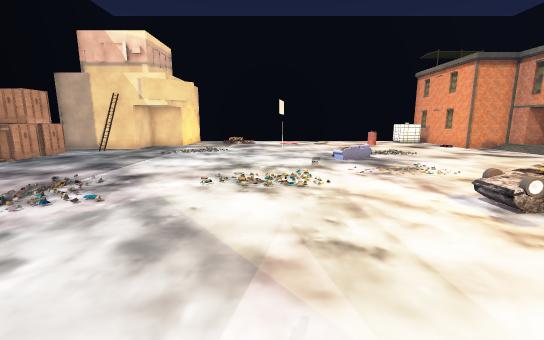
View 1 (above)

23 first-person views from a walk through a scene from a Unity 3-D project. The camera is 1.5 m above the floor, tilts 10° down and sees 90° across. The floor is counted in squares, 1 m on a side. Each view is taken from the middle of a square. On the plan, view 1 faces up. The plan holds only what a view shows up to about 14 squares ahead; the rest is blank. The place goes on beyond the plan. The player character is not drawn. Some surface patterns are stand-ins.

View 2
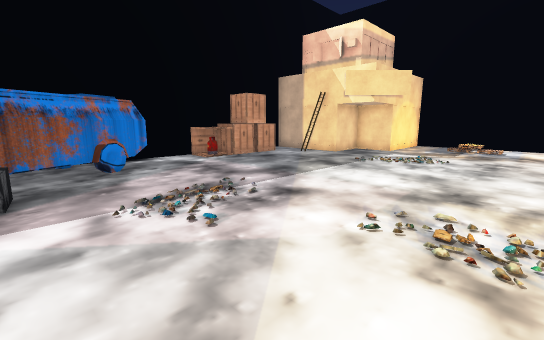

View 3
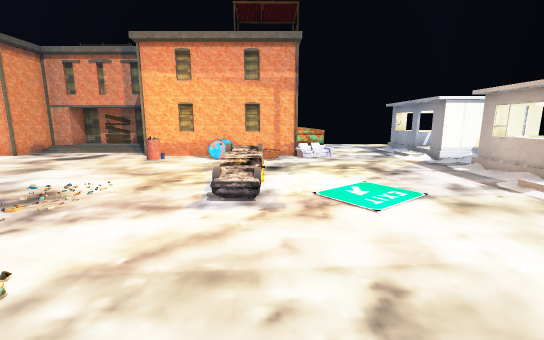

View 4
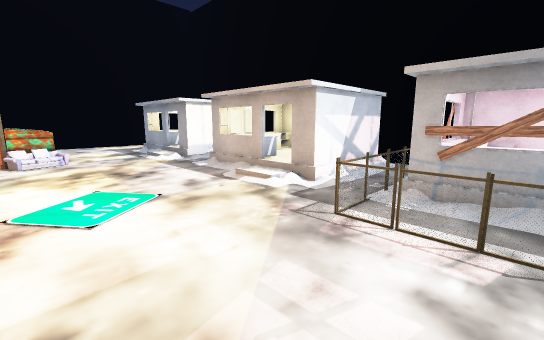

View 5
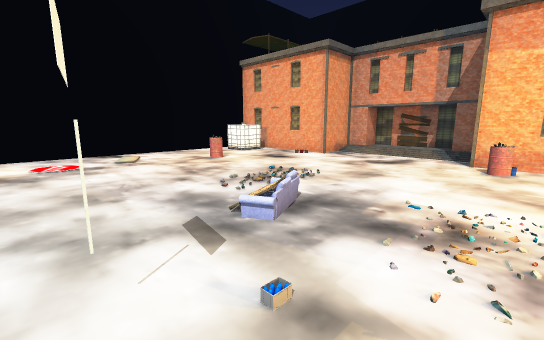

View 6
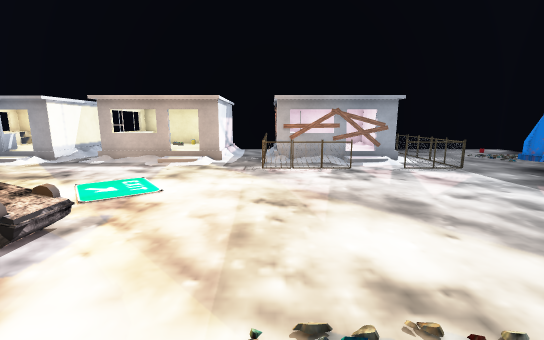

View 7
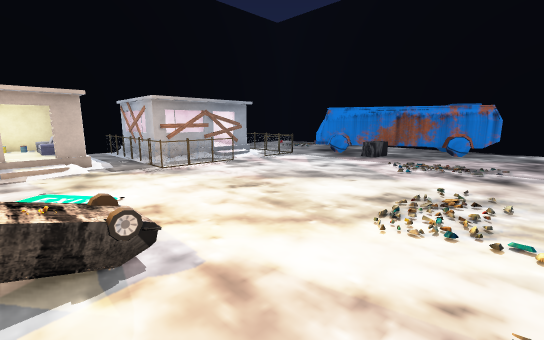

View 8
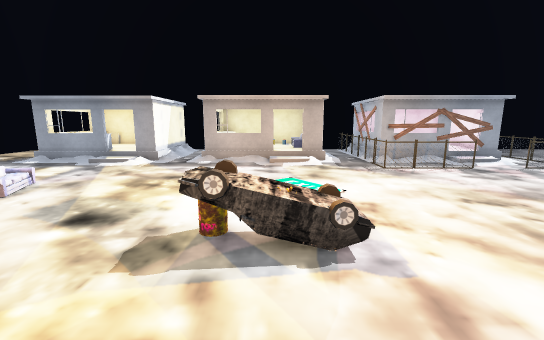

View 9
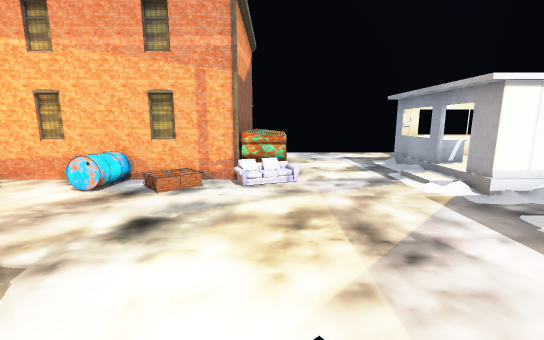

View 10
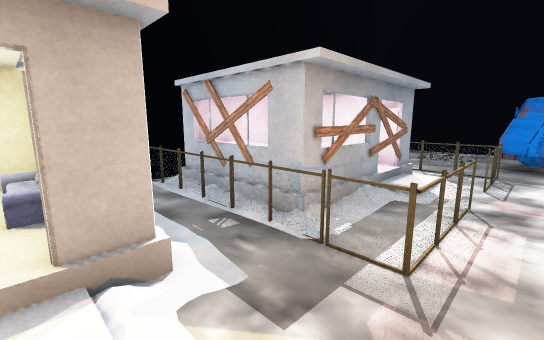

View 11
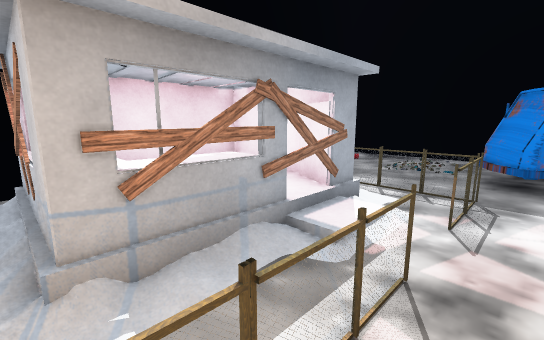

View 12
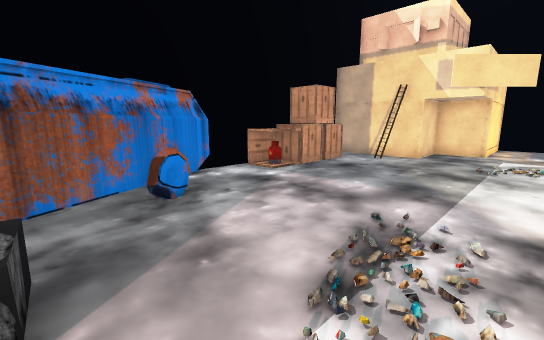

View 13
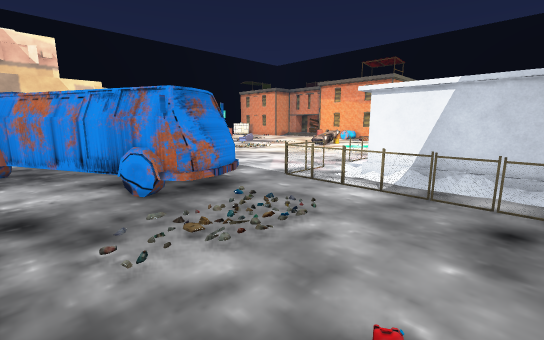

View 14
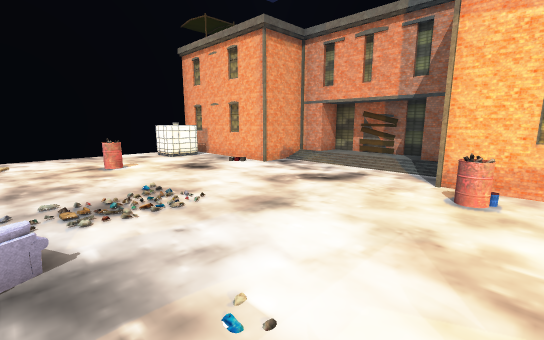

View 15
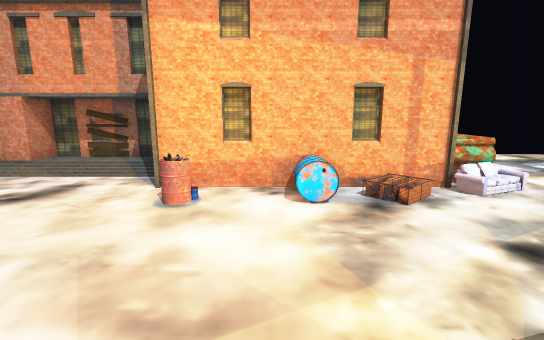

View 16
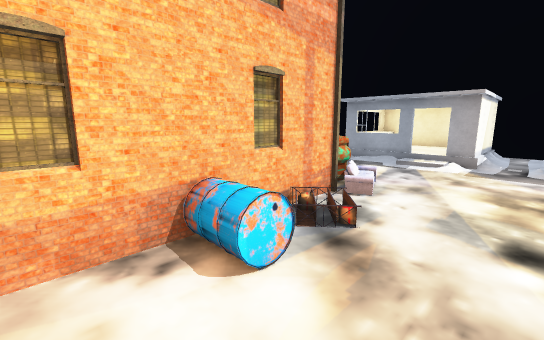

View 17
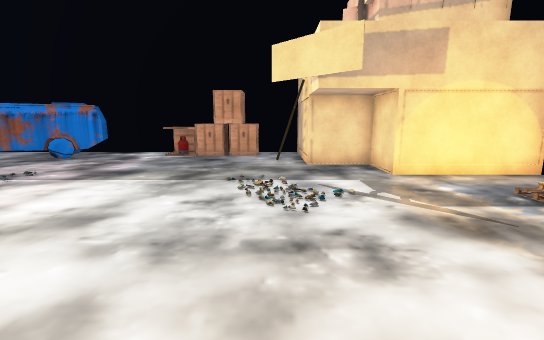

View 18
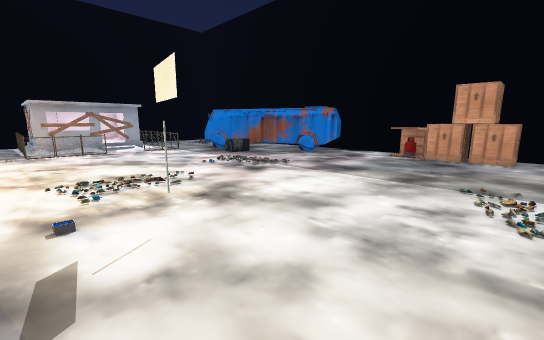

View 19
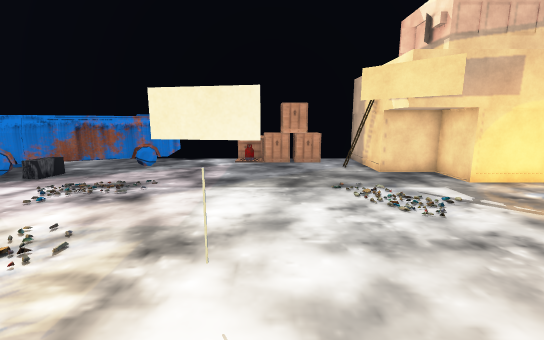

View 20
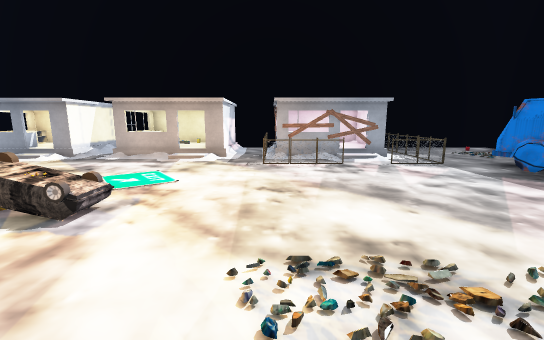

View 21
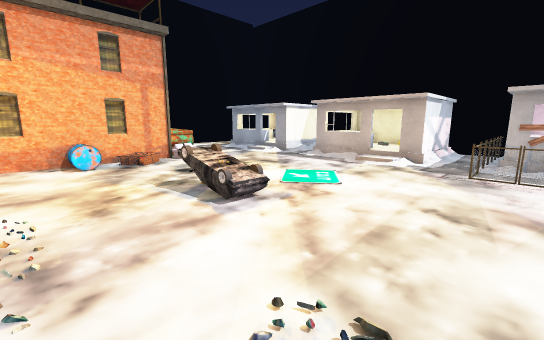

View 22
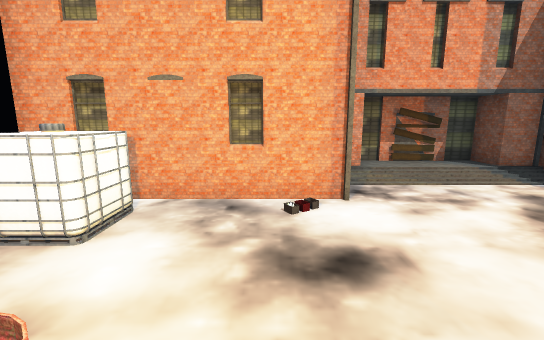

View 23
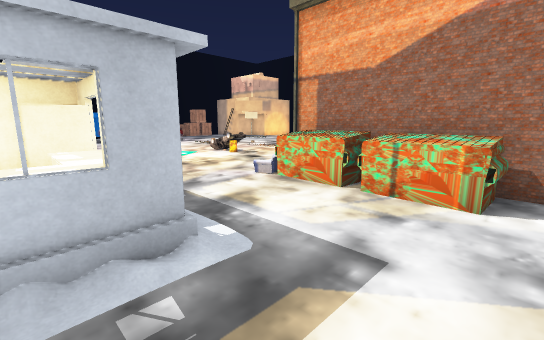

### Floor plan
Key: @ floor where view 1 was taken; # wall or solid block; . floor; / step, stairs or slope; B building; C crate; S signpost; A car; U bus; M dumpster; R barrel; F fence; P plank; E sofa; L ladder; N container; O other object.
Columns run from 12 left of view 1 to 18 right of it. Each row starts with its distance up from view 1.
 22       #       #    #  ##
 21       #..  ..........NNB
 20       #..  ..........NN
 19      ##..//...........NB
 18     ##B...........RR...B
 17     #..................B
 16     #..................BBB
 15 ###L#....................
 14 # .L.....................  B
 13 #CC...................... BB
 12 #CC............//........ BB
 11 #CC............//........ BB
 10 #CC.........S..........BBB
  9 #C....................RB
  8  ......................B
  7  .U....................B
  6  UU...................RR
  5  UUU............OOA....B
  4  UUU...................B
  3  .UUUMM................BMMMMMB#
  2  .U UMM................OMMMMM.
  1  .UUUU........................
  0  ..UUU......@.................
 -1 #..UUU.FF/.FFF................
 -2 #......F. P..F..  ./../ /.....
 -3 #......FOPOPPF.OOOOO//O OOO...
 -4 #......#O  OOFPEE OO//O OOO...#
 -5 #......FO   OPFEE  O//O  OO  .#
 -6 #......FOOOOOF.OOOOO//OOOOO   #
 -7             #O##             ##

Where each view was taken, in squares from view 1:
view 1: 0 up, 0 right, facing up
view 2: 3 up, 0 right, facing up-left
view 3: 4 up, 1 left, facing right
view 4: 3 up, 1 left, facing down-right
view 5: 8 up, 0 right, facing up-right
view 6: 8 up, 1 right, facing down
view 7: 8 up, 5 right, facing down-left
view 8: 8 up, 5 right, facing down
view 9: 2 up, 4 right, facing right
view 10: 0 up, 4 right, facing down-left
view 11: 0 up, 1 right, facing down-left
view 12: 3 up, 4 left, facing up-left
view 13: 6 down, 11 left, facing up-right
view 14: 8 up, 4 right, facing up-right
view 15: 7 up, 5 right, facing right
view 16: 8 up, 8 right, facing down-right
view 17: 14 up, 2 right, facing left
view 18: 14 up, 2 right, facing down-left
view 19: 11 up, 3 right, facing left
view 20: 9 up, 1 right, facing down
view 21: 8 up, 0 right, facing down-right
view 22: 17 up, 6 right, facing right
view 23: 4 down, 17 right, facing up-left
